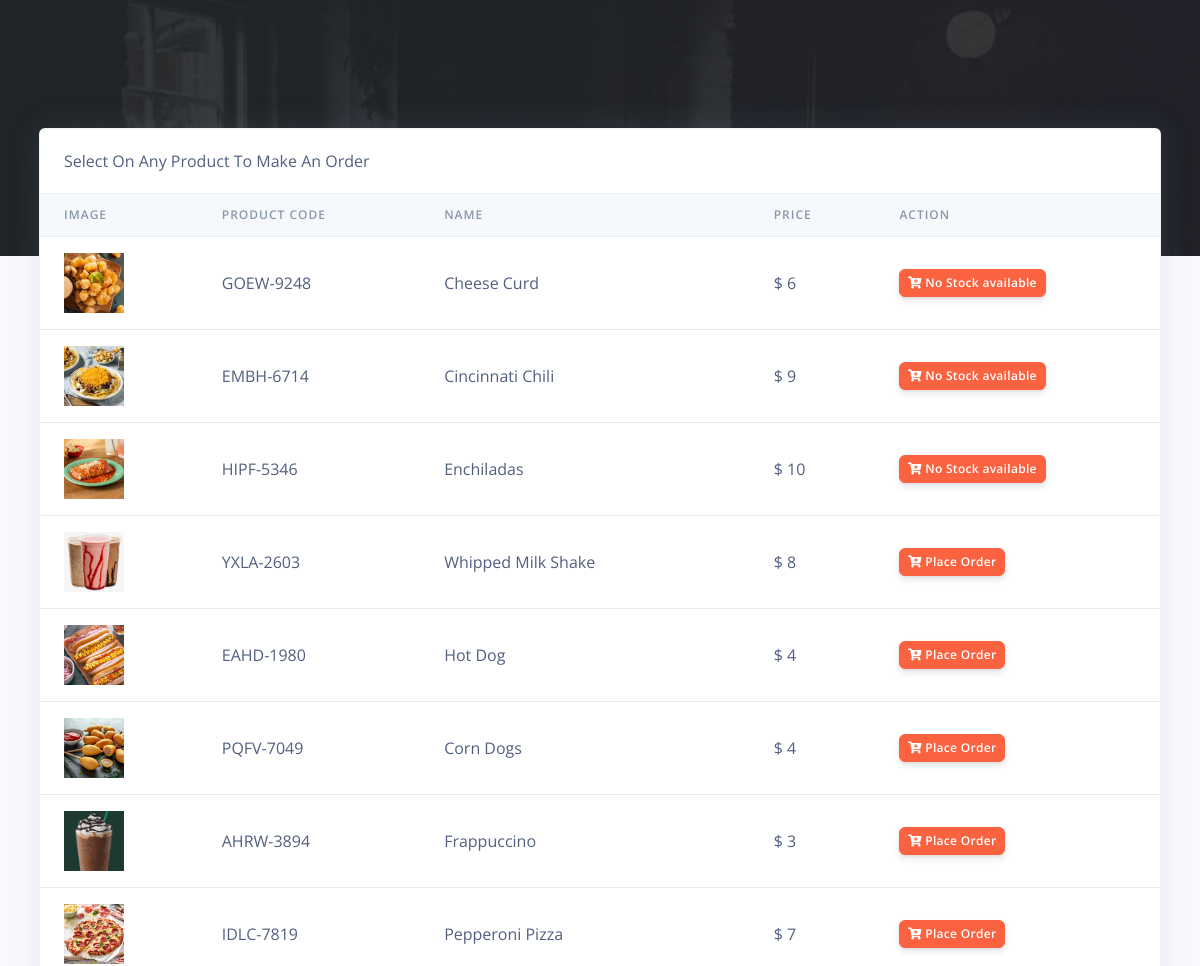
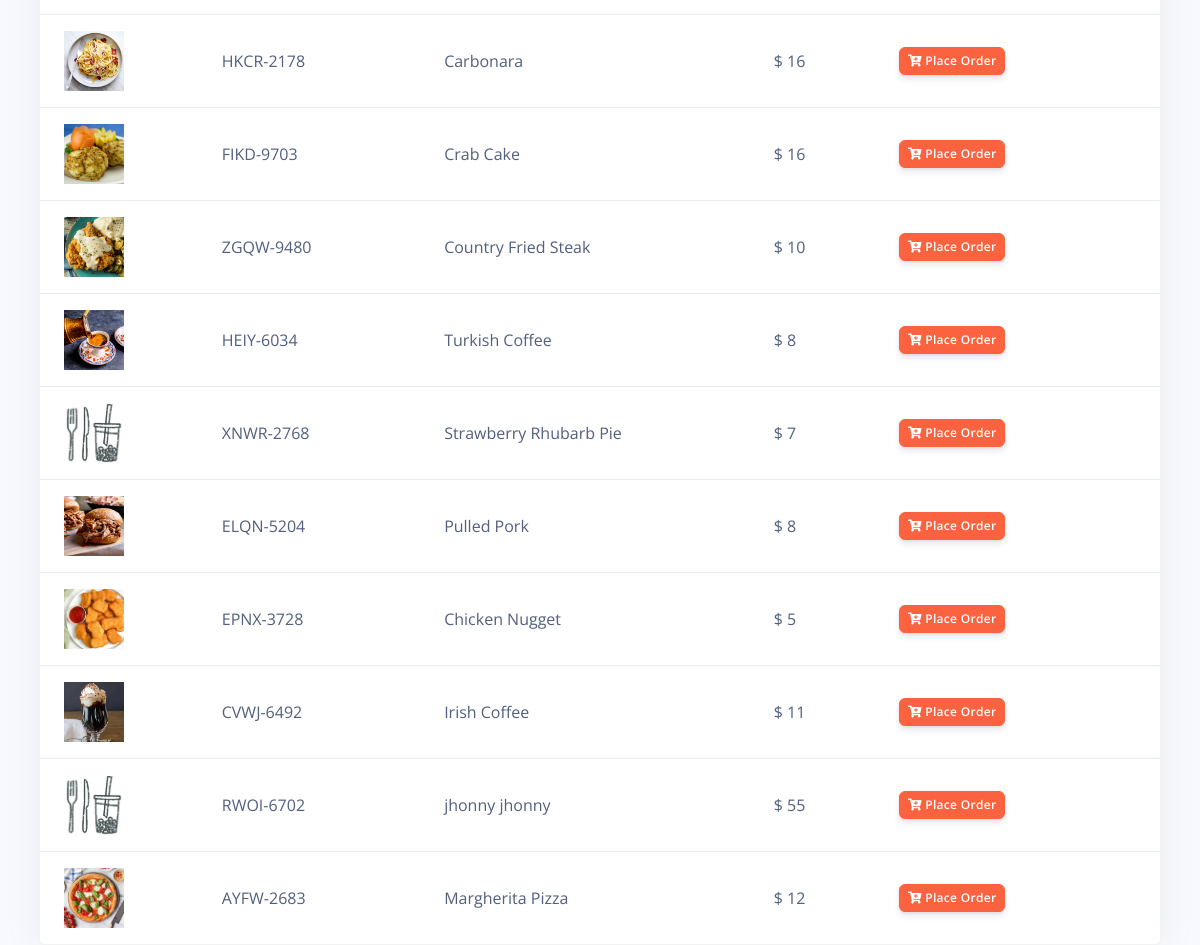
The page /Restro/cashier/orders.php (signed in) on the database as committed earlier (2 pictures, top to bottom).
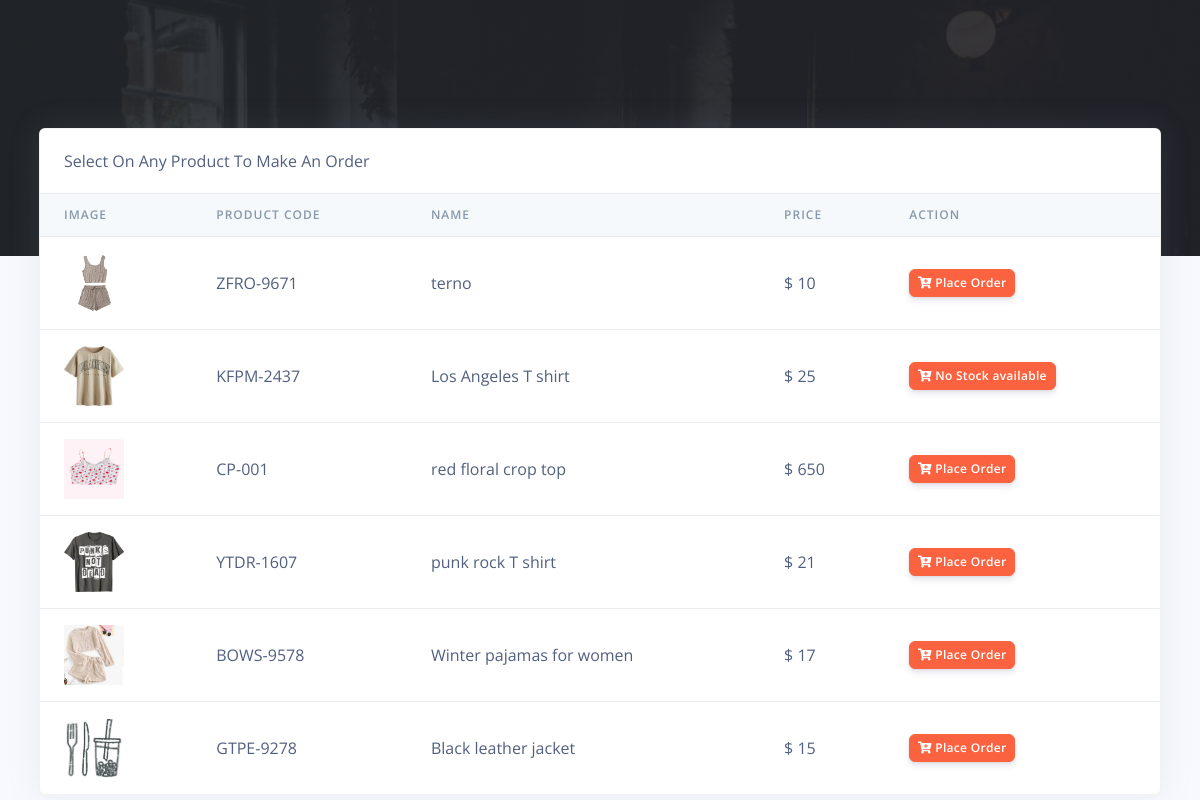
The same page on the database as committed later.
### tables this page shows
CREATE TABLE `rpos_products` (
  `prod_id` varchar(200) NOT NULL,
  `prod_code` varchar(200) NOT NULL,
  `prod_name` varchar(200) NOT NULL,
  `prod_img` varchar(200) NOT NULL,
  `prod_desc` longtext NOT NULL,
  `prod_price` varchar(200) NOT NULL,
  `quantity` int(50) NOT NULL,
  `created_at` timestamp(6) NOT NULL DEFAULT current_timestamp(6) ON UPDATE current_timestamp(6)
);

### Restro/cashier/orders.php (the view, shortened to what this page needs)
<?php
include('config/config.php');
require_once('partials/_head.php');
?>
<body>
  <div class="main-content">
    <div class="container-fluid mt--8">
      <div class="row">
        <div class="col">
          <div class="card shadow">
            <div class="card-header border-0">
              Select On Any Product To Make An Order
            </div>
            <div class="table-responsive">
              <table class="table align-items-center table-flush">
                <thead class="thead-light">
                  <tr>
                    <th scope="col">Image</th>
                    <th scope="col">Product Code</th>
                    <th scope="col">Name</th>
                    <th scope="col">Price</th>
                    <th scope="col">Action</th>
                  </tr>
                </thead>
                <tbody>
                  <?php
                  $ret = "SELECT * FROM  rpos_products  ORDER BY `rpos_products`.`created_at` DESC ";
                  $stmt = $mysqli->prepare($ret);
                  $stmt->execute();
                  $res = $stmt->get_result();
                  while ($prod = $res->fetch_object()) {
                  ?>
                    <tr>
                      <td>
                        <?php
                        if ($prod->prod_img) {
                          echo "<img src='../admin/assets/img/products/$prod->prod_img' height='60' width='60 class='img-thumbnail'>";
                        } else {
                          echo "<img src='../admin/assets/img/products/default.jpg' height='60' width='60 class='img-thumbnail'>";
                        }
                        ?>
                      </td>
                      <td><?php echo $prod->prod_code; ?></td>
                      <td><?php echo $prod->prod_name; ?></td>
                      <td>$ <?php echo $prod->prod_price; ?></td>
                      <td>
                      <?php if($prod->quantity == 0){?>
                          <button class="btn btn-sm btn-warning">
                            <i class="fas fa-cart-plus"></i>
                            No Stock available
                          </button>
                        <?php }else{?>
                          <a href="make_oder?prod_id=<?php echo $prod->prod_id; ?>&prod_name=<?php echo $prod->prod_name; ?>&prod_price=<?php echo $prod->prod_price; ?>">
                          <button class="btn btn-sm btn-warning">
                            <i class="fas fa-cart-plus"></i>
                            Place Order
                          </button>
                        </a>
                         <?php }?>
                      </td>
                    </tr>
                  <?php } ?>
                </tbody>
              </table>
            </div>
          </div>
        </div>
      </div>
    </div>
  </div>
</body>
</html>

Rows that differ between the two databases and show on the page:
removed rpos_products: prod_img (picture), prod_code "GOEW-9248", prod_name "Cheese Curd", prod_price "6", quantity 0 (drawn)
removed rpos_products: prod_img (picture), prod_code "EMBH-6714", prod_name "Cincinnati Chili", prod_price "9", quantity 0 (drawn)
removed rpos_products: prod_img (picture), prod_code "HIPF-5346", prod_name "Enchiladas", prod_price "10", quantity 0 (drawn)
removed rpos_products: prod_img (picture), prod_code "YXLA-2603", prod_name "Whipped Milk Shake", prod_price "8"
removed rpos_products: prod_img (picture), prod_code "EAHD-1980", prod_name "Hot Dog", prod_price "4"
removed rpos_products: prod_img (picture), prod_code "PQFV-7049", prod_name "Corn Dogs", prod_price "4"
removed rpos_products: prod_img (picture), prod_code "AHRW-3894", prod_name "Frappuccino", prod_price "3"
removed rpos_products: prod_img (picture), prod_code "IDLC-7819", prod_name "Pepperoni Pizza", prod_price "7"
removed rpos_products: prod_img (picture), prod_code "HKCR-2178", prod_name "Carbonara", prod_price "16"
removed rpos_products: prod_img (picture), prod_code "FIKD-9703", prod_name "Crab Cake", prod_price "16"
removed rpos_products: prod_img (picture), prod_code "ZGQW-9480", prod_name "Country Fried Steak", prod_price "10"
removed rpos_products: prod_img (picture), prod_code "HEIY-6034", prod_name "Turkish Coffee", prod_price "8"
removed rpos_products: prod_code "XNWR-2768", prod_name "Strawberry Rhubarb Pie", prod_price "7"
removed rpos_products: prod_img (picture), prod_code "ELQN-5204", prod_name "Pulled Pork", prod_price "8"
removed rpos_products: prod_img (picture), prod_code "EPNX-3728", prod_name "Chicken Nugget", prod_price "5"
removed rpos_products: prod_img (picture), prod_code "CVWJ-6492", prod_name "Irish Coffee", prod_price "11"
removed rpos_products: prod_code "RWOI-6702", prod_name "jhonny jhonny", prod_price "55"
removed rpos_products: prod_img (picture), prod_code "AYFW-2683", prod_name "Margherita Pizza", prod_price "12"
added rpos_products: prod_img (picture), prod_code "ZFRO-9671", prod_name "terno", prod_price "10"
added rpos_products: prod_img (picture), prod_code "KFPM-2437", prod_name "Los Angeles T shirt", prod_price "25", quantity 0 (drawn)
added rpos_products: prod_img (picture), prod_code "CP-001", prod_name "red floral crop top", prod_price "650"
added rpos_products: prod_img (picture), prod_code "YTDR-1607", prod_name "punk rock T shirt", prod_price "21"
added rpos_products: prod_img (picture), prod_code "BOWS-9578", prod_name "Winter pajamas for women", prod_price "17"
added rpos_products: prod_code "GTPE-9278", prod_name "Black leather jacket", prod_price "15"
